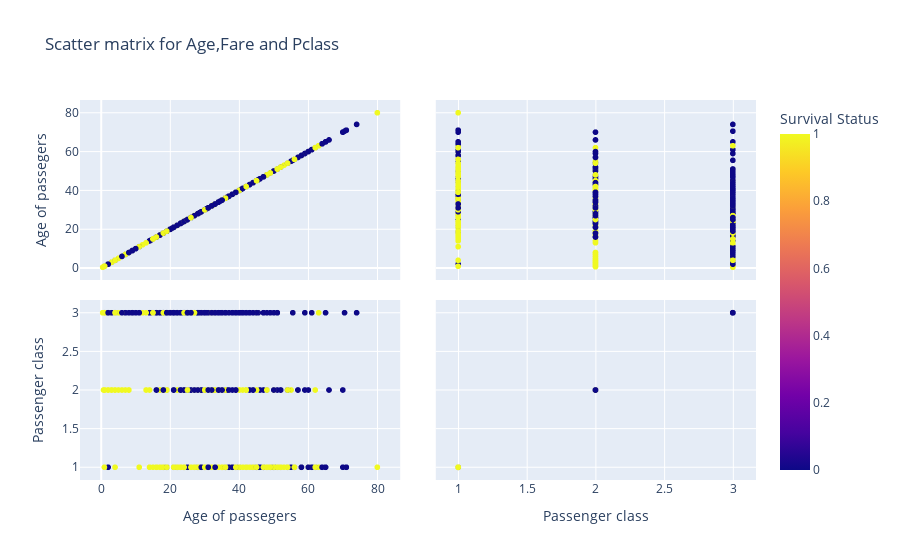

Notebook code cell kept with this figure:
### Code cell
pd.DataFrame.iteritems = pd.DataFrame.items
fig=px.scatter_matrix (data_titanic,dimensions=['Age','Pclass'], color='Survived',
                      labels={'Age': 'Age of passegers', 'Fare':'Fare price', 'Pclass': 'Passenger class','Survived': 'Survival Status'},
                      title='Scatter matrix for Age,Fare and Pclass')
fig.show()

### Figure 1 — Plotly figure (JSON) as saved in the notebook; plotly's stock layout.template omitted (floating-point values rounded to 4 significant figures; data arrays with more than 128 entries replaced by an {"elided": "..."} marker saying what was removed)
{"data": [{"dimensions": [{"axis": {"matches": true}, "label": "Age of passegers", "values": {"elided": "891 float values"}}, {"axis": {"matches": true}, "label": "Passenger class", "values": {"elided": "891 int values"}}], "hovertemplate": "%{xaxis.title.text}=%{x}<br>%{yaxis.title.text}=%{y}<br>Survival Status=%{marker.color}<extra></extra>", "legendgroup": "", "marker": {"color": {"elided": "891 int values"}, "coloraxis": "coloraxis", "symbol": "circle"}, "name": "", "showlegend": false, "type": "splom"}], "layout": {"autosize": true, "coloraxis": {"colorbar": {"title": {"text": "Survival Status"}}, "colorscale": [[0, "#0d0887"], [0.1111, "#46039f"], [0.2222, "#7201a8"], [0.3333, "#9c179e"], [0.4444, "#bd3786"], [0.5556, "#d8576b"], [0.6667, "#ed7953"], [0.7778, "#fb9f3a"], [0.8889, "#fdca26"], [1, "#f0f921"]]}, "dragmode": "select", "legend": {"tracegroupgap": 0}, "title": {"text": "Scatter matrix for Age,Fare and Pclass"}, "xaxis": {"autorange": true, "range": [-8.79, 89.21], "type": "linear"}, "xaxis2": {"autorange": true, "range": [0.7685, 3.231], "type": "linear"}, "yaxis": {"autorange": true, "range": [-8.79, 89.21], "type": "linear"}, "yaxis2": {"autorange": true, "range": [0.7685, 3.231], "type": "linear"}}}
